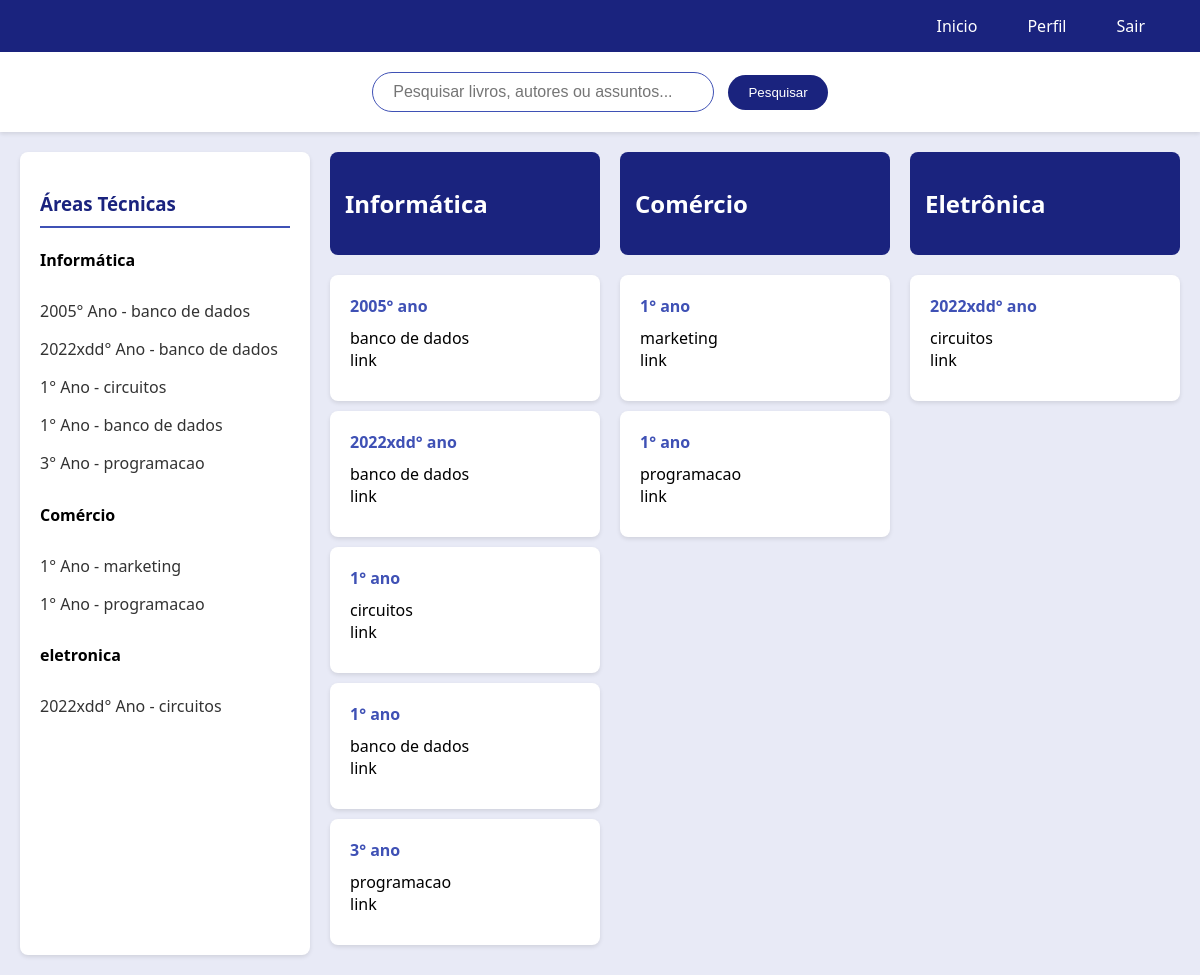
The app's page /livros_create/recovery with its own data.
### models/livros_create.py (models this page shows, shortened)
class livros_create(db.Model):
    __tablename__= "livros_create"
    id = db.Column(db.Integer, primary_key = True)
    titulo = db.Column(db.String(100))
    ano = db.Column(db.String(100))
    curso = db.Column(db.String(100))
    link = db.Column(db.String(100))
    materia = db.Column(db.String(100))
    def __repr__(self):
        return "<livros_create {}>".format(self.id)

### controllers/livros_create.py (the view)
@bp_livros_create.route('/recovery')
def recovery():
    if request.method == 'GET':
        livros= livros_create.query.all()
        print(livros)
        return render_template("biblioteca.html",livros = livros)

### templates/biblioteca.html (shortened to what this page needs)
<!DOCTYPE html>
<html lang="pt-BR">
<head>
  <link rel="stylesheet" href="{{ url_for('static', filename='css/biblioteca.css') }}">
</head>
<body>
  <nav class="top-nav">
    <a href="{{url_for('inicio')}}" class="nav-link">Inicio</a>
    <a href="{{ url_for('perfil') }}" class="nav-link">Perfil</a>
    <a href="{{ url_for('usuarios.logout') }}" class="nav-link">Sair</a>
  </nav>
  <div class="search-container">
    <input type="text" class="search-input" placeholder="Pesquisar livros, autores ou assuntos...">
    <button class="search-button">Pesquisar</button>
  </div>
  <div class="main-container">
    <div class="sidebar">
      <h3 class="sidebar-title">Áreas Técnicas</h3>
      <div class="sidebar-section">
        <h4>Informática</h4>
        {% for livro in livros %}
        {% if livro.curso == 'informatica' %}
          <a href="" class="sidebar-link">{{livro.ano}}° Ano - {{livro.materia}}</a>
        {% endif %}
      {% endfor %}
      </div>
      <div class="sidebar-section">
        <h4>Comércio</h4>
        {% for livro in livros %}
        {% if livro.curso == 'comercio' %}
          <a href="" class="sidebar-link">{{livro.ano}}° Ano - {{livro.materia}}</a>
        {% endif %}
      {% endfor %}
      </div>
      <div class="sidebar-section">
        <h4>eletronica</h4>
        {% for livro in livros %}
        {% if livro.curso == 'eletronica' %}
          <a href="" class="sidebar-link">{{livro.ano}}° Ano - {{livro.materia}}</a>
        {% endif %}
      {% endfor %}
      </div>
    </div>
    <div class="content">
      <div class="section-header">
        <h2>Informática</h2>
      </div>
      {% for livro in livros %}
        {% if livro.curso == 'informatica' %}
          <div class="course-card">
            <div class="course-code">{{ livro.ano }}° ano</div>
            <div class="course-title">
              <a href="{{ livro.link }}" target="_blank">{{ livro.materia }}</a><br>
              <a href="{{ livro.link }}" target="_blank">link</a>
            </div>
          </div>
        {% endif %}
      {% endfor %}
    </div>
    <div class="content">
      <div class="section-header">
        <h2>Comércio</h2>
      </div>
      {% for livro in livros %}
        {% if livro.curso == 'comercio' %}
          <div class="course-card">
            <div class="course-code">{{ livro.ano }}° ano</div>
            <div class="course-title">
              <a href="{{ livro.link }}" target="_blank">{{ livro.materia }}</a><br>
              <a href="{{ livro.link }}" target="_blank">link</a>
            </div>
          </div>
        {% endif %}
      {% endfor %}
    </div>
    <div class="content">
      <div class="section-header">
        <h2>Eletrônica</h2>
      </div>
      {% for livro in livros %}
        {% if livro.curso == 'eletronica' %}
          <div class="course-card">
            <div class="course-code">{{ livro.ano }}° ano</div>
            <div class="course-title">
              <a href="{{ livro.link }}" target="_blank">{{ livro.materia }}</a><br>
              <a href="{{ livro.link }}" target="_blank">link</a>
            </div>
          </div>
        {% endif %}
      {% endfor %}
    </div>
  </div>
</body>
</html>

### static/css/biblioteca.css (style rules this page uses)
:root { --primary-blue: #1a237e; --secondary-blue: #3f51b5; --light-blue: #e8eaf6; --white: #ffffff; }
body { font-family: 'Segoe UI', Tahoma, Geneva, Verdana, sans-serif; margin: 0; padding: 0; background-color: var(--light-blue); }
.course-title a { color: black; text-decoration: none; }
.top-nav { background-color: var(--primary-blue); padding: 10px 20px; display: flex; justify-content: flex-end; align-items: center; gap: 20px; }
.nav-link { color: var(--white); text-decoration: none; padding: 5px 15px; border-radius: 15px; transition: background-color 0.3s, color 0.3s; }
.search-container { background-color: var(--white); padding: 20px; text-align: center; box-shadow: 0 2px 4px rgba(0,0,0,0.1); }
.search-input { padding: 10px 20px; width: 300px; border: 1px solid var(--secondary-blue); border-radius: 20px; outline: none; font-size: 16px; }
.search-button { padding: 10px 20px; background-color: var(--primary-blue); color: var(--white); border: none; border-radius: 20px; margin-left: 10px; cursor: pointer; transition: background-color 0.3s; }
.main-container { display: flex; margin: 20px; gap: 20px; }
.sidebar { width: 250px; background-color: var(--white); padding: 20px; border-radius: 8px; box-shadow: 0 2px 4px rgba(0,0,0,0.1); }
.content { flex: 1; }
.section-header { background-color: var(--primary-blue); color: var(--white); padding: 15px; border-radius: 8px; margin-bottom: 20px; }
.course-card { background-color: var(--white); padding: 20px; margin-bottom: 10px; border-radius: 8px; box-shadow: 0 2px 4px rgba(0,0,0,0.1); transition: transform 0.3s; }
.course-code { color: var(--secondary-blue); font-weight: bold; margin-bottom: 10px; }
.course-title { color: var(--primary-blue); margin-bottom: 10px; }
.sidebar-title { color: var(--primary-blue); border-bottom: 2px solid var(--secondary-blue); padding-bottom: 10px; margin-bottom: 15px; }
.sidebar-link { display: block; color: #333; text-decoration: none; padding: 8px 0; transition: color 0.3s; }

### records on screen
livros_create: ano "2005", materia "banco de dados"
livros_create: ano "2022xdd", materia "banco de dados"
livros_create: ano "1", materia "circuitos"
livros_create: ano "1", materia "banco de dados"
livros_create: ano "3", materia "programacao"
livros_create: ano "1", materia "marketing"
livros_create: ano "1", materia "programacao"
livros_create: ano "2022xdd", materia "circuitos"
